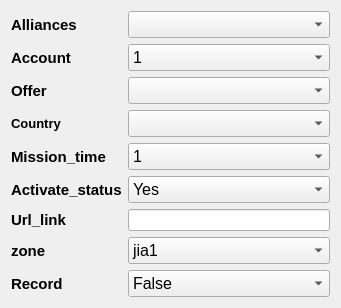
   <widget class="QWidget" name="formLayoutWidget">
    <property name="geometry">
     <rect>
      <x>20</x>
      <y>170</y>
      <width>341</width>
      <height>301</height>
     </rect>
    </property>
    <layout class="QFormLayout" name="formLayout">
     <item row="0" column="0">
      <widget class="QLabel" name="label">
       <property name="font">
        <font>
         <pointsize>11</pointsize>
         <weight>75</weight>
         <bold>true</bold>
        </font>
       </property>
       <property name="text">
        <string>Alliances</string>
       </property>
      </widget>
     </item>
     <item row="0" column="1">
      <widget class="QComboBox" name="comboBox1">
       <property name="font">
        <font>
         <pointsize>12</pointsize>
        </font>
       </property>
      </widget>
     </item>
     <item row="1" column="0">
      <widget class="QLabel" name="label_7">
       <property name="font">
        <font>
         <pointsize>11</pointsize>
         <weight>75</weight>
         <bold>true</bold>
        </font>
       </property>
       <property name="text">
        <string>Account</string>
       </property>
      </widget>
     </item>
     <item row="1" column="1">
      <widget class="QComboBox" name="comboBox9">
       <property name="font">
        <font>
         <pointsize>12</pointsize>
        </font>
       </property>
       <item>
        <property name="text">
         <string>1</string>
        </property>
       </item>
       <item>
        <property name="text">
         <string>2</string>
        </property>
       </item>
       <item>
        <property name="text">
         <string>3</string>
        </property>
       </item>
       <item>
        <property name="text">
         <string>4</string>
        </property>
       </item>
       <item>
        <property name="text">
         <string>5</string>
        </property>
       </item>
       <item>
        <property name="text">
         <string>6</string>
        </property>
       </item>
       <item>
        <property name="text">
         <string>7</string>
        </property>
       </item>
       <item>
        <property name="text">
         <string>8</string>
        </property>
       </item>
       <item>
        <property name="text">
         <string>9</string>
        </property>
       </item>
       <item>
        <property name="text">
         <string>10</string>
        </property>
       </item>
      </widget>
     </item>
     <item row="2" column="0">
      <widget class="QLabel" name="label_2">
       <property name="font">
        <font>
         <pointsize>11</pointsize>
         <weight>75</weight>
         <bold>true</bold>
        </font>
       </property>
       <property name="text">
        <string>Offer</string>
       </property>
      </widget>
     </item>
     <item row="2" column="1">
      <widget class="QComboBox" name="comboBox2">
       <property name="font">
        <font>
         <pointsize>12</pointsize>
        </font>
       </property>
      </widget>
     </item>
     <item row="4" column="0">
      <widget class="QLabel" name="label_9">
       <property name="font">
        <font>
         <pointsize>10</pointsize>
         <weight>75</weight>
         <bold>true</bold>
        </font>
       </property>
       <property name="text">
        <string>Country</string>
       </property>
      </widget>
     </item>
     <item row="4" column="1">
      <widget class="QComboBox" name="comboBox5">
       <property name="font">
        <font>
         <pointsize>12</pointsize>
        </font>
       </property>
      </widget>
     </item>
     <item row="6" column="0">
      <widget class="QLabel" name="label_8">
       <property name="font">
        <font>
         <pointsize>11</pointsize>
         <weight>75</weight>
         <bold>true</bold>
        </font>
       </property>
       <property name="text">
        <string>Mission_time</string>
       </property>
      </widget>
     </item>
     <item row="6" column="1">
      <widget class="QComboBox" name="comboBox12">
       <property name="font">
        <font>
         <pointsize>12</pointsize>
        </font>
       </property>
       <item>
        <property name="text">
         <string>1</string>
        </property>
       </item>
       <item>
        <property name="text">
         <string>2</string>
        </property>
       </item>
       <item>
        <property name="text">
         <string>3</string>
        </property>
       </item>
       <item>
        <property name="text">
         <string>4</string>
        </property>
       </item>
       <item>
        <property name="text">
         <string>5</string>
        </property>
       </item>
       <item>
        <property name="text">
         <string>6</string>
        </property>
       </item>
       <item>
        <property name="text">
         <string>7</string>
        </property>
       </item>
       <item>
        <property name="text">
         <string>8</string>
        </property>
       </item>
       <item>
        <property name="text">
         <string>9</string>
        </property>
       </item>
       <item>
        <property name="text">
         <string>10</string>
        </property>
       </item>
      </widget>
     </item>
     <item row="7" column="0">
      <widget class="QLabel" name="label_21">
       <property name="font">
        <font>
         <pointsize>11</pointsize>
         <weight>75</weight>
         <bold>true</bold>
        </font>
       </property>
       <property name="text">
        <string>Activate_status</string>
       </property>
      </widget>
     </item>
     <item row="7" column="1">
      <widget class="QComboBox" name="comboBox13">
       <property name="font">
        <font>
         <pointsize>12</pointsize>
        </font>
       </property>
       <item>
        <property name="text">
         <string>Yes</string>
        </property>
       </item>
       <item>
        <property name="text">
         <string>No</string>
        </property>
       </item>
      </widget>
     </item>
     <item row="8" column="0">
      <widget class="QLabel" name="label_3">
       <property name="font">
        <font>
         <pointsize>11</pointsize>
         <weight>75</weight>
         <bold>true</bold>
        </font>
       </property>
       <property name="text">
        <string>Url_link</string>
       </property>
      </widget>
     </item>
     <item row="8" column="1">
      <widget class="QLineEdit" name="lineEdit">
       <property name="text">
        <string/>
       </property>
      </widget>
     </item>
     <item row="9" column="0">
      <widget class="QLabel" name="label_24">
       <property name="font">
        <font>
         <pointsize>11</pointsize>
         <weight>75</weight>
         <bold>true</bold>
        </font>
       </property>
       <property name="text">
        <string>zone</string>
       </property>
      </widget>
     </item>
     <item row="9" column="1">
      <widget class="QComboBox" name="comboBox15">
       <property name="font">
        <font>
         <pointsize>12</pointsize>
        </font>
       </property>
       <item>
        <property name="text">
         <string>jia1</string>
        </property>
       </item>
       <item>
        <property name="text">
         <string>zone2</string>
        </property>
       </item>
      </widget>
     </item>
     <item row="10" column="0">
      <widget class="QLabel" name="label_46">
       <property name="font">
        <font>
         <pointsize>11</pointsize>
         <weight>75</weight>
         <bold>true</bold>
        </font>
       </property>
       <property name="text">
        <string>Record</string>
       </property>
      </widget>
     </item>
     <item row="10" column="1">
      <widget class="QComboBox" name="comboBox23">
       <property name="font">
        <font>
         <pointsize>12</pointsize>
        </font>
       </property>
       <item>
        <property name="text">
         <string>False</string>
        </property>
       </item>
       <item>
        <property name="text">
         <string>True</string>
        </property>
       </item>
      </widget>
     </item>
    </layout>
   </widget>
